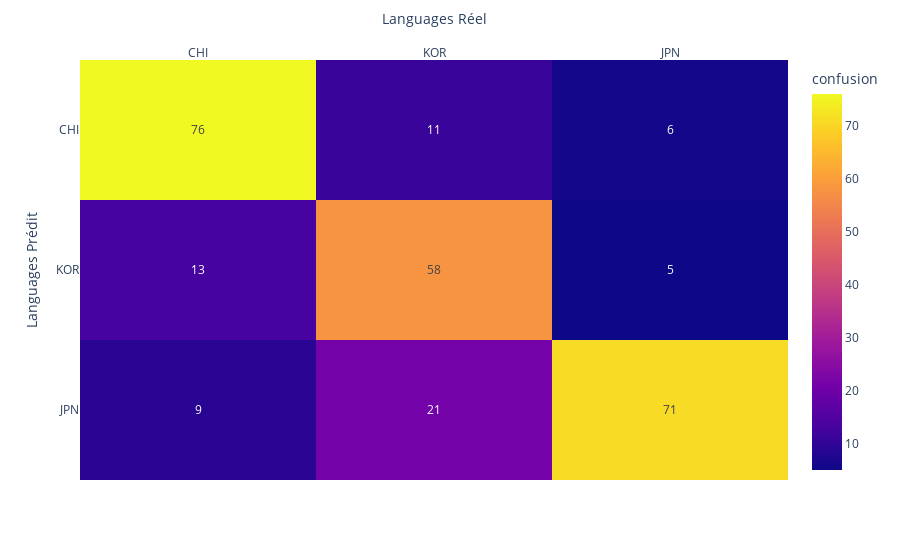
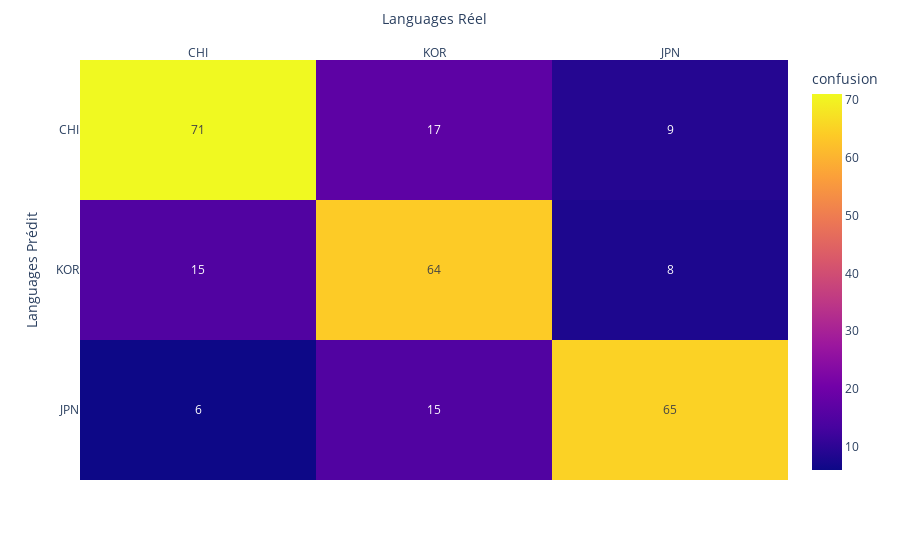

The code cell stored with these charts, in order, in its notebook:
### Markdown cell above
## Logistic Regression on CHI KOR JAP

### Code cell
df_chi = pd.read_csv("data/CHI.csv")
df_kor = pd.read_csv("data/KOR.csv")
df_jap = pd.read_csv("data/JPN.csv")

df_concat = pd.concat([df_chi, df_kor, df_jap])
X = df_concat["Text"]
y = df_concat["Lang"]

X_train, X_dev, X_test, y_train, y_dev, y_test = get_train_dev_test(X, y)
label_encoder, labels = get_label_encoder(df_concat["Lang"])
train_one_model(TfidfVectorizer(), LogisticRegression(), labels, label_encoder, X_train, y_train, X_dev, y_dev, X_test, y_test)

### Figure 1 — Plotly figure (JSON) as saved in the notebook; plotly's stock layout.template omitted (floating-point values rounded to 4 significant figures)
{"data": [{"coloraxis": "coloraxis", "hovertemplate": "Languages Réel: %{x}<br>Languages Prédit: %{y}<br>confusion: %{z}<extra></extra>", "name": "0", "texttemplate": "%{z}", "type": "heatmap", "x": ["CHI", "KOR", "JPN"], "xaxis": "x", "y": ["CHI", "KOR", "JPN"], "yaxis": "y", "z": [[76, 11, 6], [13, 58, 5], [9, 21, 71]]}], "layout": {"coloraxis": {"colorbar": {"title": {"text": "confusion"}}, "colorscale": [[0, "#0d0887"], [0.1111, "#46039f"], [0.2222, "#7201a8"], [0.3333, "#9c179e"], [0.4444, "#bd3786"], [0.5556, "#d8576b"], [0.6667, "#ed7953"], [0.7778, "#fb9f3a"], [0.8889, "#fdca26"], [1, "#f0f921"]]}, "margin": {"t": 60}, "xaxis": {"anchor": "y", "domain": [0, 1], "side": "top", "title": {"text": "Languages Réel"}}, "yaxis": {"anchor": "x", "autorange": "reversed", "domain": [0, 1], "title": {"text": "Languages Prédit"}}}}

### Figure 2 — Plotly figure (JSON) as saved in the notebook; plotly's stock layout.template omitted (floating-point values rounded to 4 significant figures)
{"data": [{"coloraxis": "coloraxis", "hovertemplate": "Languages Réel: %{x}<br>Languages Prédit: %{y}<br>confusion: %{z}<extra></extra>", "name": "0", "texttemplate": "%{z}", "type": "heatmap", "x": ["CHI", "KOR", "JPN"], "xaxis": "x", "y": ["CHI", "KOR", "JPN"], "yaxis": "y", "z": [[71, 17, 9], [15, 64, 8], [6, 15, 65]]}], "layout": {"coloraxis": {"colorbar": {"title": {"text": "confusion"}}, "colorscale": [[0, "#0d0887"], [0.1111, "#46039f"], [0.2222, "#7201a8"], [0.3333, "#9c179e"], [0.4444, "#bd3786"], [0.5556, "#d8576b"], [0.6667, "#ed7953"], [0.7778, "#fb9f3a"], [0.8889, "#fdca26"], [1, "#f0f921"]]}, "margin": {"t": 60}, "xaxis": {"anchor": "y", "domain": [0, 1], "side": "top", "title": {"text": "Languages Réel"}}, "yaxis": {"anchor": "x", "autorange": "reversed", "domain": [0, 1], "title": {"text": "Languages Prédit"}}}}
